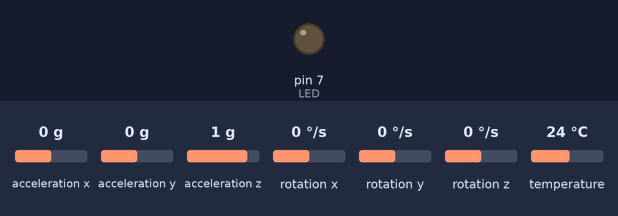
This sketch was run on a simulated Arduino Leonardo, built with avr-gcc and run on an emulated ATmega32U4. On the bench: output pins drawn as LEDs (lit = HIGH). The test bench sets the inputs (shaded band); at power-on: acceleration x 0 g, acceleration y 0 g, acceleration z 1 g, rotation x 0 °/s, rotation y 0 °/s, rotation z 0 °/s, temperature 24 °C. What the sketch prints to the serial monitor is not drawn.

Above: at 0.2 s.
Timing chart, 0 to 1.7 s (numbered marks = the images above):
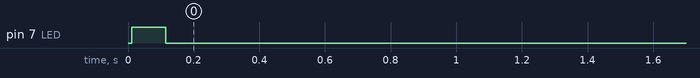

The sketch:

AccelerometerTest.ino
```cpp
#include <Adafruit_MPU6050.h>
#include <Adafruit_Sensor.h>
#include <Wire.h>

Adafruit_MPU6050 mpu;

#define LED 7
const int AccThresh = 45;


void setup(void) {
  Serial.begin(9600);
  while (!Serial) {
    delay(10); // will pause Zero, Leonardo, etc until serial console opens
  }
  Serial.println("Adafruit MPU6050 test!");

  // Try to initialize!
  if (!mpu.begin()) {
    Serial.println("Failed to find MPU6050 chip");
    while (1) {
      delay(10);
    }
  }
  Serial.println("MPU6050 Found!");

  mpu.setAccelerometerRange(MPU6050_RANGE_8_G);
  Serial.print("Accelerometer range set to: +-8G");

  pinMode(LED, OUTPUT);
  digitalWrite(LED, HIGH);
  Serial.println("");
  delay(100);
}

void loop() {
  // Get new sensor events with the readings
  sensors_event_t a, g, temp;
  mpu.getEvent(&a, &g, &temp);

  // Print out the acceleration values
  //Serial.print("Acceleration X: ");
  //Serial.print(a.acceleration.x);
  if ((abs(a.acceleration.x) > AccThresh) || (abs(a.acceleration.y) > AccThresh) || (abs(a.acceleration.z) > AccThresh)) {
    digitalWrite(LED, HIGH);
  } else {
    digitalWrite(LED, LOW);
  }

  // Serial.print(", Y: ");
  // Serial.print(a.acceleration.y);
  // Serial.print(", Z: ");
  // Serial.print(a.acceleration.z);
  // Serial.println(" m/s^2");
  //delay(70);
}
```

Measured:
- by itself, pin 7 (LED): HIGH → LOW at 0.11 s
